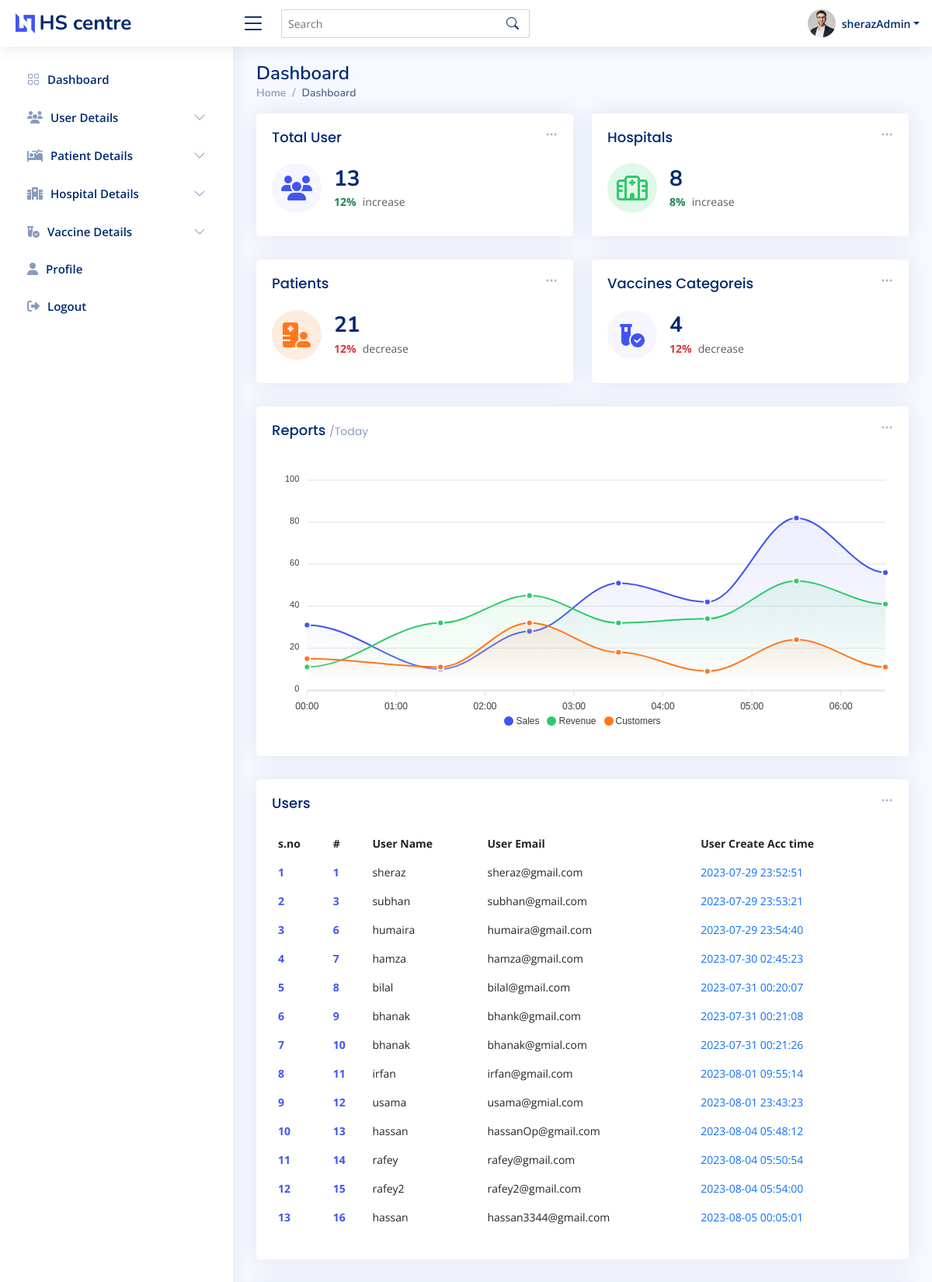
Screenshot of /admin-index.php (signed in, upper part) with the database file from the repository.
### tables this page shows
CREATE TABLE `user` (
  `id` int(11) NOT NULL,
  `name` varchar(255) NOT NULL,
  `email` varchar(255) NOT NULL,
  `cnic` varchar(255) NOT NULL,
  `password` varchar(255) NOT NULL,
  `time` datetime NOT NULL DEFAULT current_timestamp()
);

### admin-index.php (the view, shortened to what this page needs)
<?php
require 'conn.php';
$fetch_userQ = "SELECT * FROM `user`";
$fetch_user = mysqli_query($conn,$fetch_userQ);
$totalUser = mysqli_num_rows($fetch_user);
$fetch_HospitalQ = "SELECT * FROM `reg_hospital`";
$fetch_Hospital = mysqli_query($conn,$fetch_HospitalQ);
$totalHospital = mysqli_num_rows($fetch_Hospital);
$fetch_PatientQ = "SELECT * FROM `reg_patient`";
$fetch_Patient = mysqli_query($conn,$fetch_PatientQ);
$totalPatient = mysqli_num_rows($fetch_Patient);
$fetch_vaccineQ = "SELECT * FROM `vaccine`";
$fetch_vaccine = mysqli_query($conn,$fetch_vaccineQ);
$totalvaccine = mysqli_num_rows($fetch_vaccine);
?>
<!DOCTYPE html>
<html lang="en">
<head>
  <?php require './component/_admin_link.php'?>
</head>
<body>
<?php require './component/_admin_nav.php';?>
  <main id="main" class="main " >
    <div class="pagetitle ">
      <h1>Dashboard</h1>
      <nav>
        <ol class="breadcrumb">
          <li class="breadcrumb-item"><a href="admin-index.php">Home</a></li>
          <li class="breadcrumb-item active">Dashboard</li>
        </ol>
      </nav>
    </div>
    <section class="section dashboard ">
      <div class="row ">
        <div class="col-lg-12">
          <div class="row ">
            <div class="col-xxl-4 col-md-6  w-50">
              <div class="card info-card sales-card">
                <div class="filter">
                  <a class="icon" href="#" data-bs-toggle="dropdown"><i class="bi bi-three-dots"></i></a>
                </div>
                <div class="card-body">
                  <h5 class="card-title">Total User</h5>
                  <div class="d-flex align-items-center">
                    <div class="card-icon rounded-circle d-flex align-items-center justify-content-center">
                    <i class="fa-solid fa-users"></i>
                    </div>
                    <div class="ps-3">
                      <h6><?=$totalUser?></h6>
                      <span class="text-success small pt-1 fw-bold">12%</span> <span class="text-muted small pt-2 ps-1">increase</span>
                    </div>
                  </div>
                </div>
              </div>
            </div>
            <div class="col-xxl-4 col-md-6  w-50">
              <div class="card info-card revenue-card">
                <div class="filter">
                  <a class="icon" href="#" data-bs-toggle="dropdown"><i class="bi bi-three-dots"></i></a>
                </div>
                <div class="card-body">
                  <h5 class="card-title">Hospitals<span></span></h5>
                  <div class="d-flex align-items-center">
                    <div class="card-icon rounded-circle d-flex align-items-center justify-content-center">
                    <i class="fa-regular fa-hospital"></i>
                    </div>
                    <div class="ps-3">
                      <h6><?=$totalHospital?></h6>
                      <span class="text-success small pt-1 fw-bold">8%</span> <span class="text-muted small pt-2 ps-1">increase</span>
                    </div>
                  </div>
                </div>
              </div>
            </div>
<div class="col-xxl-4 col-xl-12 w-50">
<div class="card info-card customers-card">
  <div class="filter">
    <a class="icon" href="#" data-bs-toggle="dropdown"><i class="bi bi-three-dots"></i></a>
  </div>
  <div class="card-body">
    <h5 class="card-title">Patients </h5>
    <div class="d-flex align-items-center">
      <div class="card-icon rounded-circle d-flex align-items-center justify-content-center">
      <i class="fa-solid fa-hospital-user"></i>
      </div>
      <div class="ps-3">
        <h6><?=$totalPatient?></h6>
        <span class="text-danger small pt-1 fw-bold">12%</span> <span class="text-muted small pt-2 ps-1">decrease</span>
      </div>
    </div>
  </div>
</div>
</div>
<div class="col-xxl-4 col-xl-12 w-50">
<div class="card info-card sales-card">
  <div class="filter">
    <a class="icon" href="#" data-bs-toggle="dropdown"><i class="bi bi-three-dots"></i></a>
  </div>
  <div class="card-body">
    <h5 class="card-title">Vaccines Categoreis </h5>
    <div class="d-flex align-items-center">
      <div class="card-icon rounded-circle d-flex align-items-center justify-content-center">
      <i class="fa-solid fa-vial-circle-check"></i>
      </div>
      <div class="ps-3">
        <h6><?=$totalvaccine?></h6>
        <span class="text-danger small pt-1 fw-bold">12%</span> <span class="text-muted small pt-2 ps-1">decrease</span>
      </div>
    </div>
  </div>
</div>
</div>
            <div class="col-12 ">
              <div class="card">
                <div class="filter">
                  <a class="icon" href="#" data-bs-toggle="dropdown"><i class="bi bi-three-dots"></i></a>
                </div>
                <div class="card-body">
                  <h5 class="card-title">Reports <span>/Today</span></h5>
                  <div id="reportsChart"></div>
                </div>
              </div>
            </div>
            <div class="col-12" >
              <div class="card recent-sales overflow-auto">
                <div class="filter">
                  <a class="icon" href="#" data-bs-toggle="dropdown"><i class="bi bi-three-dots"></i></a>
                </div>
                <div class="card-body">
                  <h5 class="card-title">Users</h5>
                  <table class="table table-borderless datatable" id="dowload_pdf">
                    <thead>
                      <tr>
                        <th scope="col">s.no</th>
                        <th scope="col">#</th>
                        <th scope="col">User Name</th>
                        <th scope="col">User Email</th>
                        <th scope="col">User Create Acc time</th>
                      </tr>
                    </thead>
                    <tbody>
                    <?php
                    if($totalUser > 0){
                      while($User_data = mysqli_fetch_assoc($fetch_user)){
                        $i+=1;
                          echo '<tr>
                          <th scope="row"><a href="#">'.$i.'</a></th>
                          <th scope="row"><a href="#">'.$User_data['id'].'</a></th>
                          <td>'.$User_data['name'].'</td>
                          <td>'.$User_data['email'].'</td>
                          <td><a href="#" class="text-primary">'.$User_data['time'].'</a></td>
                        </tr>';
                        }
                    }
                    ?>
                    </tbody>
                  </table>
                </div>
              </div>
            </div>
          </div>
        </div>
      </div>
    </section>
  </main>
</body>
</html>

### assets_admin/css/style.css (style rules this page uses)
:root { scroll-behavior: smooth; }
body { font-family: "Open Sans", sans-serif; background: #f6f9ff; color: #444444; }
a { color: #4154f1; text-decoration: none; }
h1, h2, h3, h4, h5, h6 { font-family: "Nunito", sans-serif; }
#main { margin-top: 60px; padding: 20px 30px; transition: all 0.3s; }
.pagetitle { margin-bottom: 10px; }
.pagetitle h1 { font-size: 24px; margin-bottom: 0; font-weight: 600; color: #012970; }
.card { margin-bottom: 30px; border: none; border-radius: 5px; box-shadow: 0px 0 30px rgba(1, 41, 112, 0.1); }
.card-title { padding: 20px 0 15px 0; font-size: 18px; font-weight: 500; color: #012970; font-family: "Poppins", sans-serif; }
.card-title span { color: #899bbd; font-size: 14px; font-weight: 400; }
.card-body { padding: 0 20px 20px 20px; }
.breadcrumb { font-size: 14px; font-family: "Nunito", sans-serif; color: #899bbd; font-weight: 600; }
.breadcrumb a { color: #899bbd; transition: 0.3s; }
.breadcrumb .breadcrumb-item::before { color: #899bbd; }
.breadcrumb .active { color: #51678f; font-weight: 600; }
@media (min-width: 1200px) { #main, #footer { margin-left: 300px; } }
.dashboard .filter { position: absolute; right: 0px; top: 15px; }
.dashboard .filter .icon { color: #aab7cf; padding-right: 20px; padding-bottom: 5px; transition: 0.3s; font-size: 16px; }
.dashboard .info-card { padding-bottom: 10px; }
.dashboard .info-card h6 { font-size: 28px; color: #012970; font-weight: 700; margin: 0; padding: 0; }
.dashboard .card-icon { font-size: 32px; line-height: 0; width: 64px; height: 64px; flex-shrink: 0; flex-grow: 0; }
.dashboard .sales-card .card-icon { color: #4154f1; background: #f6f6fe; }
.dashboard .revenue-card .card-icon { color: #2eca6a; background: #e0f8e9; }
.dashboard .customers-card .card-icon { color: #ff771d; background: #ffecdf; }
.dashboard .recent-sales { font-size: 14px; }
.dashboard .recent-sales .table thead { background: #f6f6fe; }
.dashboard .recent-sales .table thead th { border: 0; }

### rows the page displays
user: id "1", name "sheraz", email "sheraz@gmail.com", time "2023-07-29 23:52:51"
user: id "3", name "subhan", email "subhan@gmail.com", time "2023-07-29 23:53:21"
user: id "6", name "humaira", email "humaira@gmail.com", time "2023-07-29 23:54:40"
user: id "7", name "hamza", email "hamza@gmail.com", time "2023-07-30 02:45:23"
user: id "8", name "bilal", email "bilal@gmail.com", time "2023-07-31 00:20:07"
user: id "9", name "bhanak", email "bhank@gmail.com", time "2023-07-31 00:21:08"
user: id "10", name "bhanak", email "bhanak@gmial.com", time "2023-07-31 00:21:26"
user: id "11", name "irfan", email "irfan@gmail.com", time "2023-08-01 09:55:14"
user: id "12", name "usama", email "usama@gmial.com", time "2023-08-01 23:43:23"
user: id "13", name "hassan", email "hassanOp@gmail.com", time "2023-08-04 05:48:12"
user: id "14", name "rafey", email "rafey@gmail.com", time "2023-08-04 05:50:54"
user: id "15", name "rafey2", email "rafey2@gmail.com", time "2023-08-04 05:54:00"
user: id "16", name "hassan", email "hassan3344@gmail.com", time "2023-08-05 00:05:01"

### other values shown
$_SESSION['admin_name'] "sherazAdmin"
$totalUser "13"
$totalHospital "8"
$totalPatient "21"
$totalvaccine "4"
